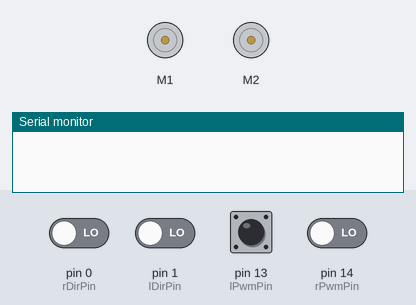
The sketch below on a simulated Arduino Leonardo, built with avr-gcc and run on an emulated ATmega32U4. Parts: 2 × DC motor (green arrow = forward, orange = backward, longer = faster), the last lines printed to the serial monitor. The test bench sets the inputs (shaded band); at power-on: pin 0 (rDirPin), pin 1 (lDirPin), pin 13 (lPwmPin), pin 14 (rPwmPin) LOW.

Above: at 1.2 s.
1.3 s: pin 13 (lPwmPin) pulsed HIGH 5 times (0.12 s each, 0.3 s apart)
At 3.6 s:
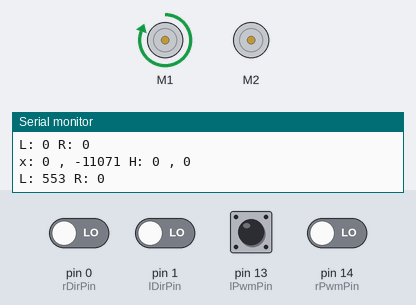
Timing chart, 0 to 6.8 s (numbered marks = the images above; inputs shaded):
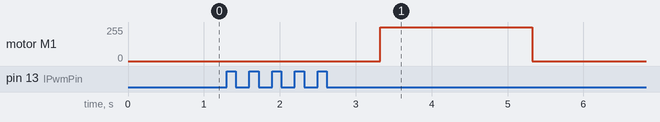

Measured:
- after the input at 1.3 s, motor M1: stopped → forward 255/255 after 2.0 s, → stopped 2.0 s later

The sketch:

zumoRC.ino
```cpp
#include <Wire.h>
#include <Zumo32U4.h>

Zumo32U4Motors motors;

int lDirPin = 1;
int lPwmPin = 13;
int rDirPin = 0;
int rPwmPin = 14;

void setup() {
  // put your setup code here, to run once:
 pinMode(lDirPin, INPUT);
 pinMode(lPwmPin, INPUT);
 pinMode(rDirPin, INPUT);
 pinMode(rPwmPin, INPUT);

 Serial.begin(9600);
}

int leftSpeed = 200;
int rightSpeed = 200;

static double MAX_SPEED = 400;
static double MAX_PWM = 8000;

void loop() {
  // put your main code here, to run repeatedly:
  int lDir = digitalRead(lDirPin);
  int lPwm = pulseIn(lPwmPin, HIGH);
  int rDir = digitalRead(rDirPin);
  int rPwm = pulseIn(rPwmPin, HIGH);

  Serial.println("x: " + String(lDir) + " , " + String(lPwm) + " H: " + String(rDir) + " , " + String(rPwm));

  leftSpeed = ((lDir > 0) ? 1 : -1) * (int)((double)lPwm * (MAX_SPEED / MAX_PWM));
  rightSpeed = ((rDir > 0) ? 1 : -1) * (int)((double)rPwm * (MAX_SPEED / MAX_PWM));

  Serial.println("L: " + String(leftSpeed) + " R: " + String(rightSpeed));

  motors.setSpeeds(leftSpeed, rightSpeed);
}
```
